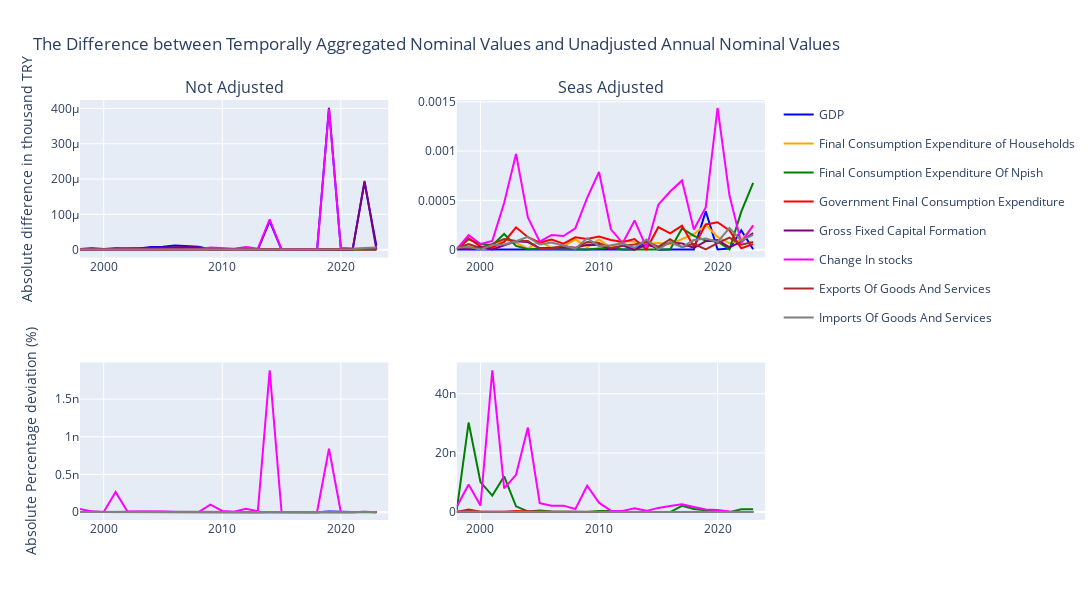

Notebook code for this chart:
### Markdown cell above
<a class="anchor" id="quart_gdp_agg_check_nom"></a>\
**2.2.1.2. Values at Current Prices**

### Code cell
#Settings for the results summary and graph

##Dataframe to store results summary
index = [(i,j) for i in ['Not Adjusted','Seas Adjusted'] for j in quart_gdp_data['Accounts','Nominal','Not Adjusted'].columns]
criteria = ['Difference in Values','Percentage Deviation']
statistics = ['Average','Max']
columns = [(i,j) for i in criteria for j in statistics]
multi_ind =  pd.MultiIndex.from_tuples(index)
multi_col =  pd.MultiIndex.from_tuples(columns)
results_2 = pd.DataFrame(index=multi_ind,columns=multi_col)
##Temporally aggregate quarterly series
year_agg = quart_gdp_data.groupby('Year').sum()

#Create a plot for the differences between the temporal aggregate series and the annual series by adjustments
#Create a statistical summary of the results (results_2)

colors = ['blue', 'orange', 'green', 'red', 'purple','magenta' ,'brown', 'gray','purple','yellow','pink', 'olive', 'cyan','silver',
         'indigo','orange','green','red']
fig = make_subplots(rows=2,cols=2,subplot_titles=['Not Adjusted','Seas Adjusted'])
i=0
for col in quart_gdp_data['Accounts','Nominal','Not Adjusted'].columns:
    j=0
    for adj in ['Not Adjusted','Seas Adjusted']:
        #Calculate the absolute difference between the values at current prices
        series_diff = abs(year_agg['Accounts','Nominal',adj,col]-year_gdp_data['Accounts','Nominal',col])
        #Calculate the absolute percentage deviation of the temporally aggregated values from the annual ones
        series_dev = 100*series_diff/abs(year_gdp_data['Accounts','Nominal',col])
        #Calculate maximums and means
        stats = [(series_diff.mean(),series_diff.max()),(series_dev.mean(),series_dev.max())]
        #Create Scatter objects
        trace_diff = go.Scatter(x=year_gdp_data.index,y=series_diff,name=col,
                                line=dict(color=colors[i]),legendgroup=f'group{i}',showlegend=(j==0))
        trace_dev = go.Scatter(x=year_gdp_data.index,y=series_dev,name=col,
                               line=dict(color=colors[i]),legendgroup=f'group{i}',showlegend=False)
        Trace = [trace_diff,trace_dev]
        #Add statistics to dataframe and Scatters to graph
        for p in range(len(criteria)):
            results_2.loc[(adj,col),(criteria[p],'Average')] = stats[p][0]
            results_2.loc[(adj,col),(criteria[p],'Max')] = stats[p][1]
            fig.add_trace(Trace[p],row=1+p,col=1+j)
        j +=1
    i+=1
#Update the layout
fig.update_yaxes(title='Absolute difference in thousand TRY',row=1,col=1)
fig.update_yaxes(title='Absolute Percentage deviation (%)',row=2,col=1)
fig.update_layout(width=1250,height=600,title='The Difference between Temporally Aggregated Nominal Values and Unadjusted Annual Nominal Values',title_x=0.4)
#Adjust datatype
results_2=results_2.astype('float64')

fig.show() 
display(results_2)

### Figure 1 — Plotly figure (JSON) as saved in the notebook; plotly's stock layout.template omitted (floating-point values rounded to 4 significant figures)
{"data": [{"legendgroup": "group0", "line": {"color": "blue"}, "name": "GDP", "showlegend": true, "type": "scatter", "x": [1998, 1999, 2000, 2001, 2002, 2003, 2004, 2005, 2006, 2007, 2008, 2009, 2010, 2011, 2012, 2013, 2014, 2015, 2016, 2017, 2018, 2019, 2020, 2021, 2022, 2023, 2024], "xaxis": "x", "y": [1.55e-06, 4.113e-06, 1.997e-06, 3.994e-06, 3.457e-06, 3.338e-06, 7.272e-06, 7.868e-06, 1.192e-05, 1.001e-05, 8.225e-06, 7.153e-07, 9.537e-07, 1.431e-06, 5.007e-06, 0, 8.106e-05, 0, 4.768e-07, 9.537e-07, 0, 0.0004015, 3.815e-06, 1.907e-06, 0.0001907, 1.144e-05, null], "yaxis": "y"}, {"legendgroup": "group0", "line": {"color": "blue"}, "name": "GDP", "showlegend": false, "type": "scatter", "x": [1998, 1999, 2000, 2001, 2002, 2003, 2004, 2005, 2006, 2007, 2008, 2009, 2010, 2011, 2012, 2013, 2014, 2015, 2016, 2017, 2018, 2019, 2020, 2021, 2022, 2023, 2024], "xaxis": "x3", "y": [2.154e-12, 3.83e-12, 1.164e-12, 1.615e-12, 9.547e-13, 7.069e-13, 1.248e-12, 1.157e-12, 1.498e-12, 1.128e-12, 8.203e-13, 7.107e-14, 8.167e-14, 1.018e-13, 3.166e-13, 0, 3.945e-12, 0, 1.815e-14, 3.043e-14, 0, 9.299e-12, 7.556e-14, 2.629e-14, 1.271e-12, 4.311e-14, null], "yaxis": "y3"}, {"legendgroup": "group0", "line": {"color": "blue"}, "name": "GDP", "showlegend": false, "type": "scatter", "x": [1998, 1999, 2000, 2001, 2002, 2003, 2004, 2005, 2006, 2007, 2008, 2009, 2010, 2011, 2012, 2013, 2014, 2015, 2016, 2017, 2018, 2019, 2020, 2021, 2022, 2023, 2024], "xaxis": "x2", "y": [2.98e-08, 8.941e-08, 0, 2.384e-07, 2.98e-07, 1.788e-07, 1.192e-07, 0, 2.384e-07, 1.192e-07, 7.153e-07, 7.153e-07, 1.192e-06, 1.669e-06, 5.007e-06, 2.384e-07, 8.202e-05, 0, 4.768e-07, 1.907e-06, 9.537e-07, 0.0003901, 1.907e-06, 1.144e-05, 0.0001945, 3.815e-06, null], "yaxis": "y2"}, {"legendgroup": "group0", "line": {"color": "blue"}, "name": "GDP", "showlegend": false, "type": "scatter", "x": [1998, 1999, 2000, 2001, 2002, 2003, 2004, 2005, 2006, 2007, 2008, 2009, 2010, 2011, 2012, 2013, 2014, 2015, 2016, 2017, 2018, 2019, 2020, 2021, 2022, 2023, 2024], "xaxis": "x4", "y": [4.142e-14, 8.327e-14, 0, 9.642e-14, 8.23e-14, 3.787e-14, 2.045e-14, 0, 2.996e-14, 1.343e-14, 7.133e-14, 7.107e-14, 1.021e-13, 1.188e-13, 3.166e-13, 1.308e-14, 3.991e-12, 0, 1.815e-14, 6.087e-14, 2.536e-14, 9.034e-12, 3.778e-14, 1.577e-13, 1.296e-12, 1.437e-14, null], "yaxis": "y4"}, {"legendgroup": "group1", "line": {"color": "orange"}, "name": "Final Consumption Expenditure of Households", "showlegend": true, "type": "scatter", "x": [1998, 1999, 2000, 2001, 2002, 2003, 2004, 2005, 2006, 2007, 2008, 2009, 2010, 2011, 2012, 2013, 2014, 2015, 2016, 2017, 2018, 2019, 2020, 2021, 2022, 2023, 2024], "xaxis": "x", "y": [9.313e-07, 1.46e-06, 2.384e-07, 1.55e-06, 4.172e-07, 1.192e-07, 8.345e-07, 1.311e-06, 3.099e-06, 2.027e-06, 9.537e-07, 3.695e-06, 2.742e-06, 1.311e-06, 2.742e-06, 1.192e-06, 0, 9.537e-07, 7.153e-07, 9.537e-07, 4.768e-07, 4.768e-07, 0, 0, 9.537e-07, 1.907e-06, null], "yaxis": "y"}, {"legendgroup": "group1", "line": {"color": "orange"}, "name": "Final Consumption Expenditure of Households", "showlegend": false, "type": "scatter", "x": [1998, 1999, 2000, 2001, 2002, 2003, 2004, 2005, 2006, 2007, 2008, 2009, 2010, 2011, 2012, 2013, 2014, 2015, 2016, 2017, 2018, 2019, 2020, 2021, 2022, 2023, 2024], "xaxis": "x3", "y": [2.015e-12, 2.07e-12, 2.087e-13, 9.715e-13, 1.815e-13, 3.89e-14, 2.239e-13, 3.056e-13, 6.344e-13, 3.696e-13, 1.565e-13, 5.997e-13, 3.763e-13, 1.495e-13, 2.812e-13, 1.07e-13, 0, 6.793e-14, 4.609e-14, 5.221e-14, 2.271e-14, 1.953e-14, 0, 0, 1.114e-14, 1.215e-14, null], "yaxis": "y3"}, {"legendgroup": "group1", "line": {"color": "orange"}, "name": "Final Consumption Expenditure of Households", "showlegend": false, "type": "scatter", "x": [1998, 1999, 2000, 2001, 2002, 2003, 2004, 2005, 2006, 2007, 2008, 2009, 2010, 2011, 2012, 2013, 2014, 2015, 2016, 2017, 2018, 2019, 2020, 2021, 2022, 2023, 2024], "xaxis": "x2", "y": [1.803e-05, 3.998e-05, 2.638e-06, 2.012e-05, 0.000105, 6.759e-05, 1.055e-05, 8.726e-05, 1.55e-05, 3.314e-05, 0.0001048, 2.253e-05, 0.000104, 1.729e-05, 8.81e-05, 7.963e-05, 5.937e-05, 6.7e-05, 5.579e-05, 0.0001087, 0.0001583, 0.0002522, 0.0001287, 6.58e-05, 9.918e-05, 0.0002346, null], "yaxis": "y2"}, {"legendgroup": "group1", "line": {"color": "orange"}, "name": "Final Consumption Expenditure of Households", "showlegend": false, "type": "scatter", "x": [1998, 1999, 2000, 2001, 2002, 2003, 2004, 2005, 2006, 2007, 2008, 2009, 2010, 2011, 2012, 2013, 2014, 2015, 2016, 2017, 2018, 2019, 2020, 2021, 2022, 2023, 2024], "xaxis": "x4", "y": [3.901e-11, 5.666e-11, 2.309e-12, 1.261e-11, 4.569e-11, 2.206e-11, 2.831e-12, 2.033e-11, 3.172e-12, 6.045e-12, 1.72e-11, 3.656e-12, 1.427e-11, 1.971e-12, 9.036e-12, 7.15e-12, 4.806e-12, 4.772e-12, 3.595e-12, 5.952e-12, 7.538e-12, 1.033e-11, 4.522e-12, 1.652e-12, 1.158e-12, 1.495e-12, null], "yaxis": "y4"}, {"legendgroup": "group2", "line": {"color": "green"}, "name": "Final Consumption Expenditure Of Npish", "showlegend": true, "type": "scatter", "x": [1998, 1999, 2000, 2001, 2002, 2003, 2004, 2005, 2006, 2007, 2008, 2009, 2010, 2011, 2012, 2013, 2014, 2015, 2016, 2017, 2018, 2019, 2020, 2021, 2022, 2023, 2024], "xaxis": "x", "y": [2.619e-10, 5.821e-10, 5.821e-10, 5.821e-10, 1.164e-09, 1.164e-09, 4.657e-10, 1.397e-09, 4.657e-10, 0, 4.657e-10, 9.313e-10, 4.657e-10, 1.071e-08, 9.313e-10, 2.794e-09, 2.328e-08, 2.887e-08, 3.539e-08, 0, 0, 1.863e-09, 7.451e-09, 3.725e-09, 7.451e-09, 0, null], "yaxis": "y"}, {"legendgroup": "group2", "line": {"color": "green"}, "name": "Final Consumption Expenditure Of Npish", "showlegend": false, "type": "scatter", "x": [1998, 1999, 2000, 2001, 2002, 2003, 2004, 2005, 2006, 2007, 2008, 2009, 2010, 2011, 2012, 2013, 2014, 2015, 2016, 2017, 2018, 2019, 2020, 2021, 2022, 2023, 2024], "xaxis": "x3", "y": [1.123e-13, 1.686e-13, 9.951e-14, 7.279e-14, 8.881e-14, 6.011e-14, 2.308e-14, 6.487e-14, 1.84e-14, 0, 1.471e-14, 2.755e-14, 1.394e-14, 2.561e-13, 2.254e-14, 6.792e-14, 4.425e-13, 4.062e-13, 4.143e-13, 0, 0, 1.25e-14, 3.907e-14, 1.477e-14, 1.892e-14, 0, null], "yaxis": "y3"}, {"legendgroup": "group2", "line": {"color": "green"}, "name": "Final Consumption Expenditure Of Npish", "showlegend": false, "type": "scatter", "x": [1998, 1999, 2000, 2001, 2002, 2003, 2004, 2005, 2006, 2007, 2008, 2009, 2010, 2011, 2012, 2013, 2014, 2015, 2016, 2017, 2018, 2019, 2020, 2021, 2022, 2023, 2024], "xaxis": "x2", "y": [1.632e-06, 0.0001045, 5.945e-05, 4.463e-05, 0.0001586, 3.778e-05, 4.195e-06, 1.157e-05, 6.185e-06, 5.786e-06, 7.525e-06, 7.502e-07, 1.159e-05, 1.756e-05, 2.757e-07, 6.454e-07, 1.243e-06, 8.745e-07, 1.732e-06, 0.0002145, 0.0001398, 9.284e-05, 8.341e-05, 1.356e-06, 0.0003851, 0.0006761, null], "yaxis": "y2"}, {"legendgroup": "group2", "line": {"color": "green"}, "name": "Final Consumption Expenditure Of Npish", "showlegend": false, "type": "scatter", "x": [1998, 1999, 2000, 2001, 2002, 2003, 2004, 2005, 2006, 2007, 2008, 2009, 2010, 2011, 2012, 2013, 2014, 2015, 2016, 2017, 2018, 2019, 2020, 2021, 2022, 2023, 2024], "xaxis": "x4", "y": [7e-10, 3.027e-08, 1.016e-08, 5.581e-09, 1.21e-08, 1.951e-09, 2.08e-10, 5.371e-10, 2.444e-10, 2.032e-10, 2.378e-10, 2.22e-11, 3.471e-10, 4.2e-10, 6.672e-12, 1.569e-11, 2.363e-11, 1.23e-11, 2.028e-11, 2.126e-09, 1.08e-09, 6.232e-10, 4.374e-10, 5.375e-12, 9.779e-10, 9.526e-10, null], "yaxis": "y4"}, {"legendgroup": "group3", "line": {"color": "red"}, "name": "Government Final Consumption Expenditure", "showlegend": true, "type": "scatter", "x": [1998, 1999, 2000, 2001, 2002, 2003, 2004, 2005, 2006, 2007, 2008, 2009, 2010, 2011, 2012, 2013, 2014, 2015, 2016, 2017, 2018, 2019, 2020, 2021, 2022, 2023, 2024], "xaxis": "x", "y": [9.313e-10, 1.863e-09, 0, 7.451e-09, 0, 7.451e-09, 0, 0, 1.49e-08, 1.49e-08, 0, 0, 0, 0, 2.98e-08, 0, 5.96e-08, 1.192e-07, 1.192e-07, 5.96e-08, 0, 1.192e-07, 1.192e-07, 0, 4.768e-07, 9.537e-07, null], "yaxis": "y"}, {"legendgroup": "group3", "line": {"color": "red"}, "name": "Government Final Consumption Expenditure", "showlegend": false, "type": "scatter", "x": [1998, 1999, 2000, 2001, 2002, 2003, 2004, 2005, 2006, 2007, 2008, 2009, 2010, 2011, 2012, 2013, 2014, 2015, 2016, 2017, 2018, 2019, 2020, 2021, 2022, 2023, 2024], "xaxis": "x3", "y": [1.22e-14, 1.369e-14, 0, 2.383e-14, 0, 1.253e-14, 0, 0, 1.451e-14, 1.254e-14, 0, 0, 0, 0, 1.334e-14, 0, 2.069e-14, 3.673e-14, 3.081e-14, 1.323e-14, 0, 1.808e-14, 1.575e-14, 0, 2.726e-14, 2.743e-14, null], "yaxis": "y3"}, {"legendgroup": "group3", "line": {"color": "red"}, "name": "Government Final Consumption Expenditure", "showlegend": false, "type": "scatter", "x": [1998, 1999, 2000, 2001, 2002, 2003, 2004, 2005, 2006, 2007, 2008, 2009, 2010, 2011, 2012, 2013, 2014, 2015, 2016, 2017, 2018, 2019, 2020, 2021, 2022, 2023, 2024], "xaxis": "x2", "y": [1.062e-06, 0.0001161, 3.103e-05, 2.261e-05, 7.85e-05, 0.0002263, 0.0001257, 7.153e-05, 0.0001019, 6.115e-05, 0.0001245, 0.0001076, 0.0001331, 9.805e-05, 7.668e-05, 0.0001068, 2.265e-06, 0.0002278, 0.0001641, 0.0002438, 3.028e-05, 0.0002557, 0.0002775, 0.0001947, 1.454e-05, 5.579e-05, null], "yaxis": "y2"}, {"legendgroup": "group3", "line": {"color": "red"}, "name": "Government Final Consumption Expenditure", "showlegend": false, "type": "scatter", "x": [1998, 1999, 2000, 2001, 2002, 2003, 2004, 2005, 2006, 2007, 2008, 2009, 2010, 2011, 2012, 2013, 2014, 2015, 2016, 2017, 2018, 2019, 2020, 2021, 2022, 2023, 2024], "xaxis": "x4", "y": [1.39e-11, 8.533e-10, 1.517e-10, 7.229e-11, 1.689e-10, 3.807e-10, 1.752e-10, 8.628e-11, 9.919e-11, 5.145e-11, 9.135e-11, 6.829e-11, 7.663e-11, 5.131e-11, 3.432e-11, 4.179e-11, 7.862e-13, 7.019e-11, 4.24e-11, 5.411e-11, 5.549e-12, 3.878e-11, 3.666e-11, 2.072e-11, 8.314e-13, 1.605e-12, null], "yaxis": "y4"}, {"legendgroup": "group4", "line": {"color": "purple"}, "name": "Gross Fixed Capital Formation", "showlegend": true, "type": "scatter", "x": [1998, 1999, 2000, 2001, 2002, 2003, 2004, 2005, 2006, 2007, 2008, 2009, 2010, 2011, 2012, 2013, 2014, 2015, 2016, 2017, 2018, 2019, 2020, 2021, 2022, 2023, 2024], "xaxis": "x", "y": [3.688e-07, 1.948e-06, 1.237e-06, 2.898e-06, 3.219e-06, 3.8e-06, 5.782e-06, 6.139e-06, 6.855e-06, 6.467e-06, 6.437e-06, 1.49e-07, 1.132e-06, 7.749e-07, 4.768e-07, 0, 2.384e-07, 0, 2.384e-07, 2.384e-07, 2.384e-07, 0, 0, 0, 0.0001945, 0, null], "yaxis": "y"}, {"legendgroup": "group4", "line": {"color": "purple"}, "name": "Gross Fixed Capital Formation", "showlegend": false, "type": "scatter", "x": [1998, 1999, 2000, 2001, 2002, 2003, 2004, 2005, 2006, 2007, 2008, 2009, 2010, 2011, 2012, 2013, 2014, 2015, 2016, 2017, 2018, 2019, 2020, 2021, 2022, 2023, 2024], "xaxis": "x3", "y": [2.186e-12, 9.127e-12, 3.247e-12, 6.53e-12, 4.564e-12, 3.892e-12, 3.94e-12, 3.417e-12, 3.025e-12, 2.612e-12, 2.409e-12, 6.661e-14, 3.937e-13, 1.988e-13, 1.114e-13, 0, 4.036e-14, 0, 3.118e-14, 2.548e-14, 2.13e-14, 0, 0, 0, 4.444e-12, 0, null], "yaxis": "y3"}, {"legendgroup": "group4", "line": {"color": "purple"}, "name": "Gross Fixed Capital Formation", "showlegend": false, "type": "scatter", "x": [1998, 1999, 2000, 2001, 2002, 2003, 2004, 2005, 2006, 2007, 2008, 2009, 2010, 2011, 2012, 2013, 2014, 2015, 2016, 2017, 2018, 2019, 2020, 2021, 2022, 2023, 2024], "xaxis": "x2", "y": [1.549e-05, 3.416e-06, 3.161e-05, 1.9e-06, 4.409e-05, 8.392e-05, 7.695e-05, 1.428e-05, 1.794e-05, 2.48e-05, 1.889e-05, 4.962e-05, 4.637e-05, 4.888e-06, 4.166e-05, 6.557e-07, 4.995e-05, 1.86e-05, 7.141e-05, 6.342e-05, 1.645e-05, 8.583e-05, 9.751e-05, 2.36e-05, 8.011e-05, 0.0001688, null], "yaxis": "y2"}, {"legendgroup": "group4", "line": {"color": "purple"}, "name": "Gross Fixed Capital Formation", "showlegend": false, "type": "scatter", "x": [1998, 1999, 2000, 2001, 2002, 2003, 2004, 2005, 2006, 2007, 2008, 2009, 2010, 2011, 2012, 2013, 2014, 2015, 2016, 2017, 2018, 2019, 2020, 2021, 2022, 2023, 2024], "xaxis": "x4", "y": [9.181e-11, 1.6e-11, 8.299e-11, 4.28e-12, 6.253e-11, 8.596e-11, 5.244e-11, 7.946e-12, 7.919e-12, 1.002e-11, 7.07e-12, 2.218e-11, 1.612e-11, 1.254e-12, 9.736e-12, 1.268e-13, 8.456e-12, 2.677e-12, 9.34e-12, 6.778e-12, 1.469e-12, 7.652e-12, 7.018e-12, 1.155e-12, 1.83e-12, 1.996e-12, null], "yaxis": "y4"}, {"legendgroup": "group5", "line": {"color": "magenta"}, "name": "Change In stocks", "showlegend": true, "type": "scatter", "x": [1998, 1999, 2000, 2001, 2002, 2003, 2004, 2005, 2006, 2007, 2008, 2009, 2010, 2011, 2012, 2013, 2014, 2015, 2016, 2017, 2018, 2019, 2020, 2021, 2022, 2023, 2024], "xaxis": "x", "y": [1.285e-07, 1.283e-07, 6.333e-08, 4.982e-07, 4.396e-07, 7.246e-07, 1.309e-07, 2.296e-07, 6.985e-08, 2.58e-07, 1.341e-07, 5.93e-06, 3.833e-06, 2.57e-06, 7.348e-06, 2.772e-06, 8.574e-05, 3.614e-07, 3.874e-07, 4.47e-07, 6.221e-07, 0.0003995, 4.143e-06, 3.278e-06, 1.073e-06, 1.55e-06, null], "yaxis": "y"}, {"legendgroup": "group5", "line": {"color": "magenta"}, "name": "Change In stocks", "showlegend": false, "type": "scatter", "x": [1998, 1999, 2000, 2001, 2002, 2003, 2004, 2005, 2006, 2007, 2008, 2009, 2010, 2011, 2012, 2013, 2014, 2015, 2016, 2017, 2018, 2019, 2020, 2021, 2022, 2023, 2024], "xaxis": "x3", "y": [4.165e-11, 8.191e-12, 2.451e-12, 2.682e-10, 7.434e-12, 9.412e-12, 1.143e-11, 8.581e-12, 9.999e-13, 4.071e-12, 6.407e-13, 1.004e-10, 1.551e-11, 5.613e-12, 4.58e-11, 1.194e-11, 1.882e-09, 1.134e-12, 1.355e-12, 1.704e-12, 5.358e-12, 8.415e-10, 2.149e-12, 1.398e-12, 1.216e-13, 3.085e-13, null], "yaxis": "y3"}, {"legendgroup": "group5", "line": {"color": "magenta"}, "name": "Change In stocks", "showlegend": false, "type": "scatter", "x": [1998, 1999, 2000, 2001, 2002, 2003, 2004, 2005, 2006, 2007, 2008, 2009, 2010, 2011, 2012, 2013, 2014, 2015, 2016, 2017, 2018, 2019, 2020, 2021, 2022, 2023, 2024], "xaxis": "x2", "y": [5.554e-06, 0.000146, 5.748e-05, 8.897e-05, 0.0004763, 0.0009713, 0.0003273, 8.081e-05, 0.0001494, 0.0001386, 0.0002155, 0.0005258, 0.0007876, 0.0002061, 6.695e-05, 0.0002958, 1.97e-05, 0.0004561, 0.00059, 0.000702, 0.0002034, 0.0004282, 0.001438, 0.0005511, 6.855e-05, 0.0002478, null], "yaxis": "y2"}, {"legendgroup": "group5", "line": {"color": "magenta"}, "name": "Change In stocks", "showlegend": false, "type": "scatter", "x": [1998, 1999, 2000, 2001, 2002, 2003, 2004, 2005, 2006, 2007, 2008, 2009, 2010, 2011, 2012, 2013, 2014, 2015, 2016, 2017, 2018, 2019, 2020, 2021, 2022, 2023, 2024], "xaxis": "x4", "y": [1.8e-09, 9.324e-09, 2.224e-09, 4.79e-08, 8.055e-09, 1.262e-08, 2.858e-08, 3.021e-09, 2.138e-09, 2.187e-09, 1.029e-09, 8.902e-09, 3.186e-09, 4.501e-10, 4.173e-10, 1.274e-09, 4.324e-10, 1.431e-09, 2.063e-09, 2.676e-09, 1.752e-09, 9.019e-10, 7.461e-10, 2.35e-10, 7.769e-12, 4.932e-11, null], "yaxis": "y4"}, {"legendgroup": "group6", "line": {"color": "brown"}, "name": "Exports Of Goods And Services", "showlegend": true, "type": "scatter", "x": [1998, 1999, 2000, 2001, 2002, 2003, 2004, 2005, 2006, 2007, 2008, 2009, 2010, 2011, 2012, 2013, 2014, 2015, 2016, 2017, 2018, 2019, 2020, 2021, 2022, 2023, 2024], "xaxis": "x", "y": [3.055e-07, 2.459e-07, 4.992e-07, 7.451e-08, 1.639e-07, 1.639e-07, 3.278e-07, 1.192e-07, 5.96e-07, 2.086e-07, 1.49e-07, 5.96e-07, 4.172e-07, 5.96e-07, 5.364e-07, 0, 1.788e-07, 2.384e-07, 3.576e-07, 1.192e-07, 9.537e-07, 2.384e-07, 7.153e-07, 1.907e-06, 2.861e-06, 9.537e-07, null], "yaxis": "y"}, {"legendgroup": "group6", "line": {"color": "brown"}, "name": "Exports Of Goods And Services", "showlegend": false, "type": "scatter", "x": [1998, 1999, 2000, 2001, 2002, 2003, 2004, 2005, 2006, 2007, 2008, 2009, 2010, 2011, 2012, 2013, 2014, 2015, 2016, 2017, 2018, 2019, 2020, 2021, 2022, 2023, 2024], "xaxis": "x3", "y": [2.055e-12, 1.217e-12, 1.464e-12, 1.109e-13, 1.803e-13, 1.509e-13, 2.381e-13, 8.01e-14, 3.345e-13, 1.074e-13, 6.306e-14, 2.534e-13, 1.686e-13, 1.845e-13, 1.392e-13, 0, 3.452e-14, 4.134e-14, 5.899e-14, 1.461e-14, 8.118e-14, 1.67e-14, 4.865e-14, 7.354e-14, 4.939e-14, 1.126e-14, null], "yaxis": "y3"}, {"legendgroup": "group6", "line": {"color": "brown"}, "name": "Exports Of Goods And Services", "showlegend": false, "type": "scatter", "x": [1998, 1999, 2000, 2001, 2002, 2003, 2004, 2005, 2006, 2007, 2008, 2009, 2010, 2011, 2012, 2013, 2014, 2015, 2016, 2017, 2018, 2019, 2020, 2021, 2022, 2023, 2024], "xaxis": "x2", "y": [1.519e-05, 5.681e-05, 1.747e-05, 5.832e-05, 0.0001079, 8.839e-05, 8.804e-05, 8.881e-06, 1.255e-05, 3.985e-05, 1.344e-05, 7.784e-05, 6.673e-05, 1.574e-05, 3.827e-05, 5.198e-05, 7.927e-05, 2.909e-05, 0.0001062, 2.563e-05, 5.841e-05, 1.431e-06, 6.557e-05, 0.0001211, 5.054e-05, 7.82e-05, null], "yaxis": "y2"}, {"legendgroup": "group6", "line": {"color": "brown"}, "name": "Exports Of Goods And Services", "showlegend": false, "type": "scatter", "x": [1998, 1999, 2000, 2001, 2002, 2003, 2004, 2005, 2006, 2007, 2008, 2009, 2010, 2011, 2012, 2013, 2014, 2015, 2016, 2017, 2018, 2019, 2020, 2021, 2022, 2023, 2024], "xaxis": "x4", "y": [1.022e-10, 2.812e-10, 5.124e-11, 8.678e-11, 1.187e-10, 8.137e-11, 6.393e-11, 5.968e-12, 7.041e-12, 2.051e-11, 5.688e-12, 3.31e-11, 2.696e-11, 4.871e-12, 9.933e-12, 1.198e-11, 1.531e-11, 5.044e-12, 1.752e-11, 3.141e-12, 4.972e-12, 1.002e-13, 4.46e-12, 4.67e-12, 8.726e-13, 9.23e-13, null], "yaxis": "y4"}, {"legendgroup": "group7", "line": {"color": "gray"}, "name": "Imports Of Goods And Services", "showlegend": true, "type": "scatter", "x": [1998, 1999, 2000, 2001, 2002, 2003, 2004, 2005, 2006, 2007, 2008, 2009, 2010, 2011, 2012, 2013, 2014, 2015, 2016, 2017, 2018, 2019, 2020, 2021, 2022, 2023, 2024], "xaxis": "x", "y": [1.732e-07, 3.092e-07, 1.267e-07, 6.706e-08, 1.49e-07, 2.533e-07, 6.557e-07, 4.768e-07, 1.311e-06, 9.835e-07, 7.153e-07, 8.941e-07, 5.96e-07, 2.384e-07, 7.153e-07, 5.96e-08, 1.192e-07, 1.192e-07, 1.192e-07, 2.384e-07, 7.153e-07, 1.431e-06, 2.384e-07, 9.537e-07, 4.768e-06, 5.722e-06, null], "yaxis": "y"}, {"legendgroup": "group7", "line": {"color": "gray"}, "name": "Imports Of Goods And Services", "showlegend": false, "type": "scatter", "x": [1998, 1999, 2000, 2001, 2002, 2003, 2004, 2005, 2006, 2007, 2008, 2009, 2010, 2011, 2012, 2013, 2014, 2015, 2016, 2017, 2018, 2019, 2020, 2021, 2022, 2023, 2024], "xaxis": "x3", "y": [1.22e-12, 1.527e-12, 3.286e-13, 1.195e-13, 1.799e-13, 2.311e-13, 4.464e-13, 2.889e-13, 6.249e-13, 4.267e-13, 2.644e-13, 3.794e-13, 2.002e-13, 5.599e-14, 1.589e-13, 1.138e-14, 2.031e-14, 1.909e-14, 1.798e-14, 2.56e-14, 6.06e-14, 1.1e-13, 1.466e-14, 3.719e-14, 7.459e-14, 6.273e-14, null], "yaxis": "y3"}, {"legendgroup": "group7", "line": {"color": "gray"}, "name": "Imports Of Goods And Services", "showlegend": false, "type": "scatter", "x": [1998, 1999, 2000, 2001, 2002, 2003, 2004, 2005, 2006, 2007, 2008, 2009, 2010, 2011, 2012, 2013, 2014, 2015, 2016, 2017, 2018, 2019, 2020, 2021, 2022, 2023, 2024], "xaxis": "x2", "y": [1.884e-05, 2.711e-05, 5.066e-07, 4.742e-05, 5.226e-05, 8.456e-05, 0.0001293, 5.186e-05, 7.203e-05, 4.098e-05, 9.06e-06, 0.0001153, 3.564e-05, 4.357e-05, 6.312e-05, 1.776e-05, 0.0001036, 2.98e-06, 7.51e-05, 2.611e-05, 9.727e-05, 0.0001135, 7.772e-05, 0.0002189, 9.155e-05, 0.0001507, null], "yaxis": "y2"}, {"legendgroup": "group7", "line": {"color": "gray"}, "name": "Imports Of Goods And Services", "showlegend": false, "type": "scatter", "x": [1998, 1999, 2000, 2001, 2002, 2003, 2004, 2005, 2006, 2007, 2008, 2009, 2010, 2011, 2012, 2013, 2014, 2015, 2016, 2017, 2018, 2019, 2020, 2021, 2022, 2023, 2024], "xaxis": "x4", "y": [1.327e-10, 1.339e-10, 1.315e-12, 8.453e-11, 6.308e-11, 7.713e-11, 8.8e-11, 3.141e-11, 3.433e-11, 1.778e-11, 3.349e-12, 4.894e-11, 1.197e-11, 1.023e-11, 1.402e-11, 3.39e-12, 1.765e-11, 4.773e-13, 1.133e-11, 2.803e-12, 8.241e-12, 8.727e-12, 4.778e-12, 8.535e-12, 1.432e-12, 1.652e-12, null], "yaxis": "y4"}], "layout": {"annotations": [{"font": {"size": 16}, "showarrow": false, "text": "Not Adjusted", "x": 0.225, "xanchor": "center", "xref": "paper", "y": 1, "yanchor": "bottom", "yref": "paper"}, {"font": {"size": 16}, "showarrow": false, "text": "Seas Adjusted", "x": 0.775, "xanchor": "center", "xref": "paper", "y": 1, "yanchor": "bottom", "yref": "paper"}], "height": 600, "title": {"text": "The Difference between Temporally Aggregated Nominal Values and Unadjusted Annual Nominal Values", "x": 0.4}, "width": 1250, "xaxis": {"anchor": "y", "domain": [0, 0.45]}, "xaxis2": {"anchor": "y2", "domain": [0.55, 1]}, "xaxis3": {"anchor": "y3", "domain": [0, 0.45]}, "xaxis4": {"anchor": "y4", "domain": [0.55, 1]}, "yaxis": {"anchor": "x", "domain": [0.625, 1], "title": {"text": "Absolute difference in thousand TRY"}}, "yaxis2": {"anchor": "x2", "domain": [0.625, 1]}, "yaxis3": {"anchor": "x3", "domain": [0, 0.375], "title": {"text": "Absolute Percentage deviation (%)"}}, "yaxis4": {"anchor": "x4", "domain": [0, 0.375]}}}
